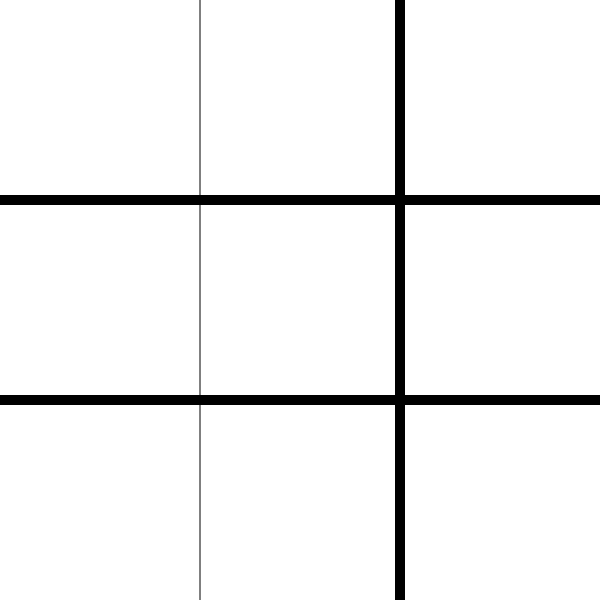
Frame 1 (no input)
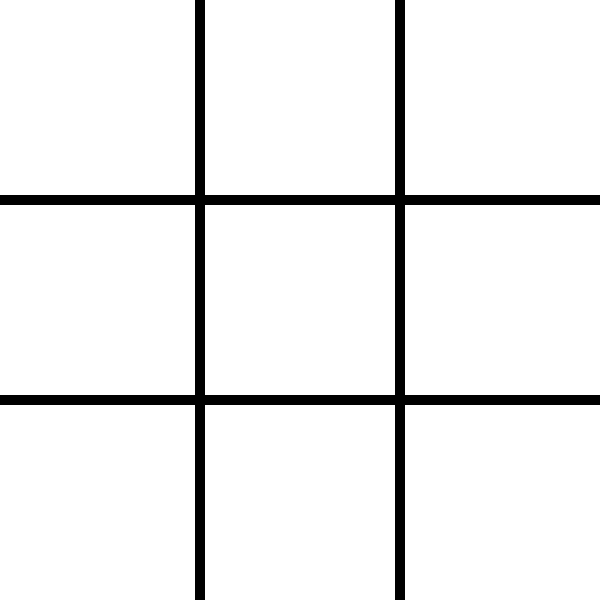
Frame 60 (no input)
Frame 120 (the mouse pressed at the canvas centre since frame 60): identical to frame 60, image omitted

The p5.js sketch that drew these frames (run headless with seeded random() and noise() and a simulated clock; from frame 60 on, the mouse is pressed at the canvas centre):

// p5.js sketch
// ── sketch.js
let w, h, offset, isX, isGameOver, x, y, winner;
let board = [
	["", "", ""],
	["", "", ""],
	["", "", ""]
];
let isTest = false;
let p1 = "X";
let p2 = "O";

function setup() {
	console.log("hello");
	w = 600;
	h = 600;
	offset = 30;
	createCanvas(w, h);
	background(0);
	turn = p1;
	isGameOver = false;
}

function draw() {
	background(255);

	if (!isGameOver) {
	// Draw the X's and O's
		for (let i = 0; i < 3; i++) {
			for (let j = 0; j < 3; j++) {
				if (board[i][j] == "X") {
					line(w/3*j + offset, h/3*i + offset, (j+1)*w/3 - offset, (i+1)*h/3 - offset);
					line(w/3*j + offset, h/3*(i+1) - offset, (j+1)*w/3 - offset, i*h/3 + offset);
				}

				if (board[i][j] == "O"){
					ellipse(w/3*j + offset, h/3*i + offset, w/3 - 2*offset);
					ellipseMode(CORNER);
				}
			}
		}

		// Draw the grid
		line(w/3, 0, w/3, h);
		stroke(0);
		strokeWeight(10);
		line(2*w/3, 0, 2*w/3, h);
		line(0, h/3, w, h/3);
		line(0, 2*h/3, w, 2*h/3);

		winner = checkForWin(false);
		if (winner != null) {
			isGameOver = true;
		}
		
	} else {
		text(winner, w/2, h/2);
		strokeWeight(1);
		textSize(60);
		textAlign(CENTER);
	}

}

function mouseClicked() {
	x = mouseX;
	y = mouseY;

	if (!isGameOver) {
		if (x < w/3) {
			if (y < h/3){
				i1 = 0; i2 = 0;
			} else if (y < 2*h/3) {
				i1 = 1; i2 = 0;
			} else if (y < h) {
				i1 = 2; i2 = 0;
			}
		} else if (x < 2*w/3) {
			if (y < h/3){
				i1 = 0; i2 = 1;
			} else if (y < 2*h/3) {
				i1 = 1; i2 = 1;
			} else if (y < h) {
				i1 = 2; i2 = 1;
			}
		} else if (x < w) {
			if (y < h/3){
				i1 = 0; i2 = 2;
			} else if (y < 2*h/3) {
				i1 = 1; i2 = 2;
			} else if (y < h) {
				i1 = 2; i2 = 2;
			}
		}
		
		if (board[i1][i2] == "") {
			board[i1][i2] = turn;

			// if (turn == p1) {
			// 	turn = p2;
			// } else if (turn == p2) {
			// 	turn = p1;
			// }
			winner = checkForWin(false);
			board = playAI(board);
		}
	}
}


function checkForWin(isTest) {
	for (let i = 0; i < 3; i++){
		if (isEqual(board[i][0], board[i][1], board[i][2])) {
			return board[i][0];
		} else if (isEqual(board[0][i], board[1][i], board[2][i])) {
			return board[0][i];
		} 
	} 

	if (board[0][0] == board[1][1] && board[1][1] == board[2][2] && board[1][1] != "") {
		return board[0][0];
	} else if (board[2][0] == board[1][1] && board[1][1] == board[0][2] && board[1][1] != "") {
		return board[1][1];
	}

	if (!board[0].includes("") && !board[1].includes("") && !board[2].includes("") && winner == null) {
		return "Tie";
	}


	
}

function isEqual(a,b,c) {
	return a == b && b == c && a != "";
}
// ── minimax.js
function playAI(board) {
  let bestScore = Infinity;
  let bestMove;
  for (let i = 0; i < 3; i++) {
    for (let j = 0; j < 3; j++) {
      if (board[i][j] == "") {
        board[i][j] = "O";
        let score = minimax(board, 0, true);
        console.log(score);
        board[i][j] = "";
        if (score < bestScore) {
          bestScore = score;
          bestMove = [i, j];
        }
      }
    }
  }
  board[bestMove[0]][bestMove[1]] = "O";
  return board;

}

let scores = {
  X: 1,
  O: -1,
  Tie: 0
};

function minimax(board, depth, isMaxi) {
  let result = checkForWin(true);
  if (result != null) {
    return scores[result];
  }
  if (isMaxi) {
    let bestScore = - Infinity;
    for (let i = 0; i < 3; i++) {
      for (let j = 0; j < 3; j++) {
        if (board[i][j] == "") {
          board[i][j] = "X";
          let score = minimax(board, depth + 1, false);
          board[i][j] = "";
          bestScore = max(score, bestScore);
          
        }
      }
    } 
    return bestScore;
  } else {
    let bestScore = Infinity;
    for (let i = 0; i < 3; i++) {
      for (let j = 0; j < 3; j++) {
        if (board[i][j] == "") {
          board[i][j] = "O";
          let score = minimax(board, depth + 1, true);
          board[i][j] = "";
          bestScore = min(score, bestScore);
          
        }
      }
    } 
    return bestScore;
  }
  
}
// ── style.css
html, body {
    margin: 0;
    padding: 0;
  }
  canvas {
    display: block;
    margin: auto;
    margin-top: 12vh;
  }
  
